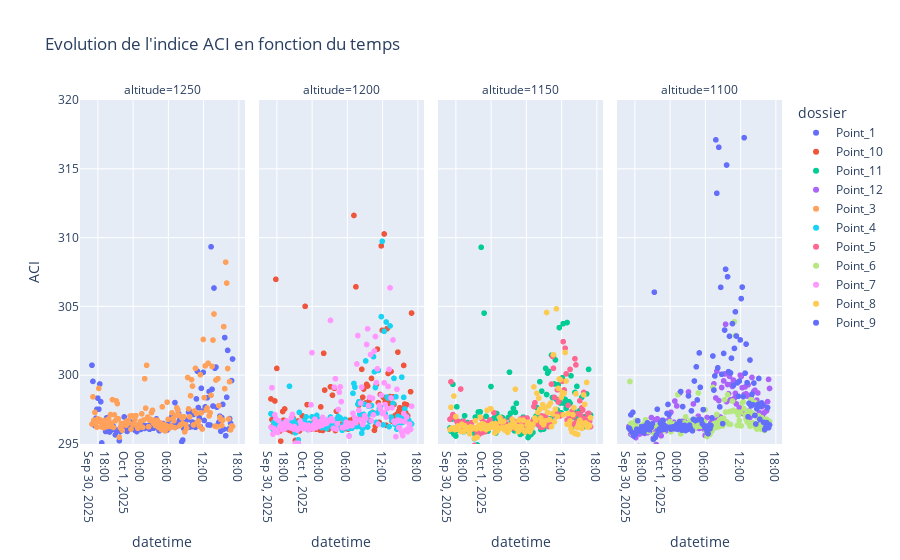

The notebook cell this image was saved under:
### Markdown cell above
### Focusing on one specific index

### Code cell
indice = 'ACI'  # choose a specific index ADI, NDSI, BI, H

fig = px.scatter(
    df_res,
    x='datetime',
    y=indice,
    color='dossier',      # ou point GPS
    # hover_data=['latitude', 'longitude'],
    title=f'Evolution de l\'indice {indice} en fonction du temps',
    log_y=False,
    facet_col='altitude',  # pour avoir un graphique par dossier
    range_y=[295, 320]
)
fig.show()

### Figure 1 — Plotly figure (JSON) as saved in the notebook; plotly's stock layout.template omitted (floating-point values rounded to 4 significant figures; data arrays with more than 128 entries replaced by an {"elided": "..."} marker saying what was removed)
{"data": [{"hovertemplate": "dossier=Point_1<br>altitude=1250<br>datetime=%{x}<br>ACI=%{y}<extra></extra>", "legendgroup": "Point_1", "marker": {"color": "#636efa", "symbol": "circle"}, "mode": "markers", "name": "Point_1", "showlegend": true, "type": "scattergl", "x": {"elided": "145 str values"}, "xaxis": "x", "y": {"elided": "145 float values"}, "yaxis": "y"}, {"hovertemplate": "dossier=Point_10<br>altitude=1200<br>datetime=%{x}<br>ACI=%{y}<extra></extra>", "legendgroup": "Point_10", "marker": {"color": "#EF553B", "symbol": "circle"}, "mode": "markers", "name": "Point_10", "showlegend": true, "type": "scattergl", "x": {"elided": "145 str values"}, "xaxis": "x2", "y": {"elided": "145 float values"}, "yaxis": "y2"}, {"hovertemplate": "dossier=Point_11<br>altitude=1150<br>datetime=%{x}<br>ACI=%{y}<extra></extra>", "legendgroup": "Point_11", "marker": {"color": "#00cc96", "symbol": "circle"}, "mode": "markers", "name": "Point_11", "showlegend": true, "type": "scattergl", "x": {"elided": "145 str values"}, "xaxis": "x3", "y": {"elided": "145 float values"}, "yaxis": "y3"}, {"hovertemplate": "dossier=Point_12<br>altitude=1100<br>datetime=%{x}<br>ACI=%{y}<extra></extra>", "legendgroup": "Point_12", "marker": {"color": "#ab63fa", "symbol": "circle"}, "mode": "markers", "name": "Point_12", "showlegend": true, "type": "scattergl", "x": {"elided": "145 str values"}, "xaxis": "x4", "y": {"elided": "145 float values"}, "yaxis": "y4"}, {"hovertemplate": "dossier=Point_3<br>altitude=1250<br>datetime=%{x}<br>ACI=%{y}<extra></extra>", "legendgroup": "Point_3", "marker": {"color": "#FFA15A", "symbol": "circle"}, "mode": "markers", "name": "Point_3", "showlegend": true, "type": "scattergl", "x": {"elided": "145 str values"}, "xaxis": "x", "y": {"elided": "145 float values"}, "yaxis": "y"}, {"hovertemplate": "dossier=Point_4<br>altitude=1200<br>datetime=%{x}<br>ACI=%{y}<extra></extra>", "legendgroup": "Point_4", "marker": {"color": "#19d3f3", "symbol": "circle"}, "mode": "markers", "name": "Point_4", "showlegend": true, "type": "scattergl", "x": {"elided": "145 str values"}, "xaxis": "x2", "y": {"elided": "145 float values"}, "yaxis": "y2"}, {"hovertemplate": "dossier=Point_5<br>altitude=1150<br>datetime=%{x}<br>ACI=%{y}<extra></extra>", "legendgroup": "Point_5", "marker": {"color": "#FF6692", "symbol": "circle"}, "mode": "markers", "name": "Point_5", "showlegend": true, "type": "scattergl", "x": {"elided": "145 str values"}, "xaxis": "x3", "y": {"elided": "145 float values"}, "yaxis": "y3"}, {"hovertemplate": "dossier=Point_6<br>altitude=1100<br>datetime=%{x}<br>ACI=%{y}<extra></extra>", "legendgroup": "Point_6", "marker": {"color": "#B6E880", "symbol": "circle"}, "mode": "markers", "name": "Point_6", "showlegend": true, "type": "scattergl", "x": {"elided": "145 str values"}, "xaxis": "x4", "y": {"elided": "145 float values"}, "yaxis": "y4"}, {"hovertemplate": "dossier=Point_7<br>altitude=1200<br>datetime=%{x}<br>ACI=%{y}<extra></extra>", "legendgroup": "Point_7", "marker": {"color": "#FF97FF", "symbol": "circle"}, "mode": "markers", "name": "Point_7", "showlegend": true, "type": "scattergl", "x": {"elided": "145 str values"}, "xaxis": "x2", "y": {"elided": "145 float values"}, "yaxis": "y2"}, {"hovertemplate": "dossier=Point_8<br>altitude=1150<br>datetime=%{x}<br>ACI=%{y}<extra></extra>", "legendgroup": "Point_8", "marker": {"color": "#FECB52", "symbol": "circle"}, "mode": "markers", "name": "Point_8", "showlegend": true, "type": "scattergl", "x": {"elided": "145 str values"}, "xaxis": "x3", "y": {"elided": "145 float values"}, "yaxis": "y3"}, {"hovertemplate": "dossier=Point_9<br>altitude=1100<br>datetime=%{x}<br>ACI=%{y}<extra></extra>", "legendgroup": "Point_9", "marker": {"color": "#636efa", "symbol": "circle"}, "mode": "markers", "name": "Point_9", "showlegend": true, "type": "scattergl", "x": {"elided": "145 str values"}, "xaxis": "x4", "y": {"elided": "145 float values"}, "yaxis": "y4"}], "layout": {"annotations": [{"font": {}, "showarrow": false, "text": "altitude=1250", "x": 0.1175, "xanchor": "center", "xref": "paper", "y": 1, "yanchor": "bottom", "yref": "paper"}, {"font": {}, "showarrow": false, "text": "altitude=1200", "x": 0.3725, "xanchor": "center", "xref": "paper", "y": 1, "yanchor": "bottom", "yref": "paper"}, {"font": {}, "showarrow": false, "text": "altitude=1150", "x": 0.6275, "xanchor": "center", "xref": "paper", "y": 1, "yanchor": "bottom", "yref": "paper"}, {"font": {}, "showarrow": false, "text": "altitude=1100", "x": 0.8825, "xanchor": "center", "xref": "paper", "y": 1, "yanchor": "bottom", "yref": "paper"}], "legend": {"title": {"text": "dossier"}, "tracegroupgap": 0}, "title": {"text": "Evolution de l'indice ACI en fonction du temps"}, "xaxis": {"anchor": "y", "domain": [0, 0.235], "title": {"text": "datetime"}}, "xaxis2": {"anchor": "y2", "domain": [0.255, 0.49], "matches": "x", "title": {"text": "datetime"}}, "xaxis3": {"anchor": "y3", "domain": [0.51, 0.745], "matches": "x", "title": {"text": "datetime"}}, "xaxis4": {"anchor": "y4", "domain": [0.765, 1.0], "matches": "x", "title": {"text": "datetime"}}, "yaxis": {"anchor": "x", "domain": [0, 1], "range": [295, 320], "title": {"text": "ACI"}}, "yaxis2": {"anchor": "x2", "domain": [0, 1], "matches": "y", "showticklabels": false}, "yaxis3": {"anchor": "x3", "domain": [0, 1], "matches": "y", "showticklabels": false}, "yaxis4": {"anchor": "x4", "domain": [0, 1], "matches": "y", "showticklabels": false}}}
